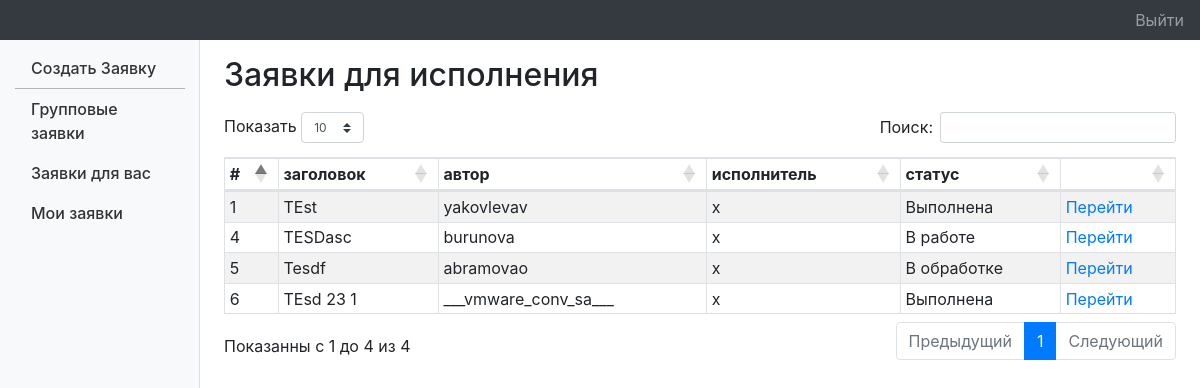
Page /maneger/ (signed in) on the earlier database version.
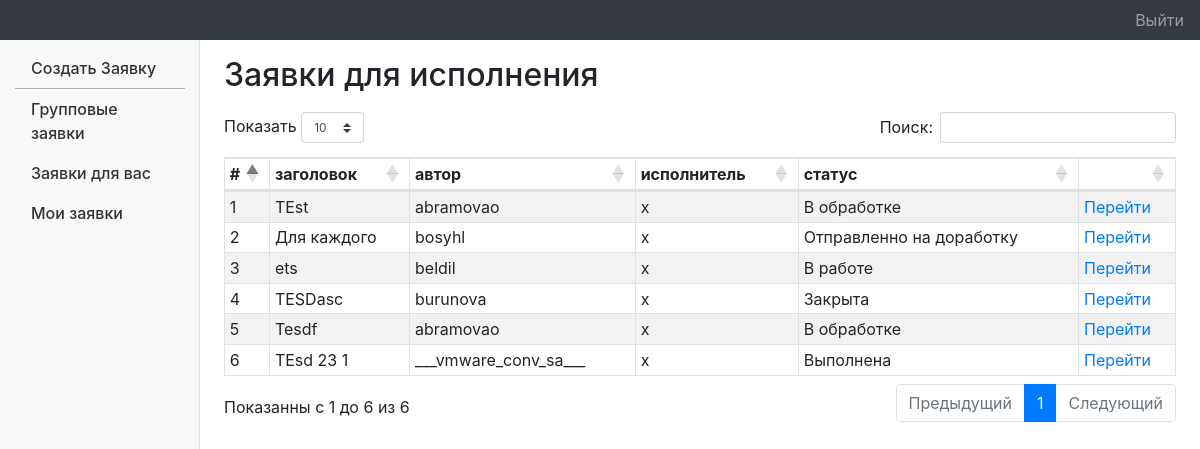
Same page on the later database version.
### Base/models.py (models this page shows, shortened)
class TicketBD(AbstractTicketBD):
    objects = TicketBDManeger()
    autors = models.ForeignKey(CustomUser, related_name='autorsCr', on_delete=models.DO_NOTHING,
                               verbose_name="Автор обращения",null=True)  # Автор обращения
    maneger = models.ForeignKey(CustomUser, related_name='manager_aCr', on_delete=models.DO_NOTHING, blank=True,
                                null=True, verbose_name="Ответственный")  # Ответственный
    groups = models.ForeignKey(CustomGroup, related_name='groups_aCr', on_delete=models.DO_NOTHING,
                               verbose_name="Отдел")  # Подразделения
    created_t = models.DateTimeField(auto_now_add=True)
    history = HistoricalRecords()
    @property
    def _history_user(self):
        return self.changed_by
    class Meta:
        ordering = ('created_t',)

class CustomUser(AbstractUser):
    groups = models.ManyToManyField(
        CustomGroup,
        verbose_name=_('groups'),
        blank=True,
        help_text=_(
            'The groups this user belongs to. A user will get all permissions '
            'granted to each of their groups.'
        ),
        related_name="user_set",
        related_query_name="user",
    )
    full_name=models.CharField(max_length=100,verbose_name="ФИО")

### Views/dasboard_views.py (the view)
# urls.py: path('maneger/', MenegerDashbourd.as_view(), name='maneger_list'),
class MenegerDashbourd(AbstractDashBourd):
    alert_str="Заявки для исполнения"
    def get_queryset(self):
        q = self.model.objects.get_article_user_maneger(self.request.user)
        return q

### Base/ticker_meneger.py (called while the page is built)
    def get_article_user_maneger(self, user):
        q = self.filter(maneger=user)
        return list(q)

### Base/ticket.py (called while the page is built)
    def searchTuple(self, tups, elem):
        return [a for i, a in (filter(lambda tup: elem in tup, tups))]

    def getStatus(self):
        return self.searchTuple(self.STATUS, self.status)[0]

### Views/dasboard_views.py (called while the page is built)
    def get_context_data(self, **kwargs):
        context = super().get_context_data(**kwargs)
        context["alert_str"]=self.alert_str
        context['title']=self.title
        return context

### core/templates/label/dashBoard.html (shortened to what this page needs)
{% extends   "label/base_menu.html" %}
{% load static %}
{% block extraCss %}
<link href="https://cdn.datatables.net/1.10.20/css/dataTables.bootstrap4.min.css" rel="stylesheet">
<link href="https://cdnjs.cloudflare.com/ajax/libs/twitter-bootstrap/4.1.3/css/bootstrap.css" rel="stylesheet">
<link href="{% static 'label/css/table.css' %}" rel="stylesheet">
{% endblock %}
{% block content %}
<main class="col-md-9 ml-sm-auto col-lg-10 pt-3 px-4" role="main">
    <h2> {{ alert_str }}</h2>
    <div class="table-responsive">
        <table class="table table-striped table-sm table-bordered" id="dasbord">
            <thead>
            <tr>
                <th>#</th>
                <th>заголовок</th>
                <th>автор</th>
                <th>исполнитель</th>
                <th>статус</th>
                <th></th>
            </tr>
            </thead>
            <tbody>
            {% for i in dash %}
            <tr>
                <td>
                    {{ i.pk }}
                </td>
                <td>{{ i.title }}</td>
                <td>{{ i.autors }}</td>
                <td>{{ i.maneger }}</td>
                <td>{{ i.getStatus }}</td>
                <td><a href="{% url 'ticket_detail' i.pk %}">Перейти</a></td>
            </tr>
            {% endfor %}
            </tbody>
        </table>
    </div>
    {% endblock %}

Differences in the rows shown:
changed TicketBD "TEst": autors "yakovlevav" → "abramovao"; getStatus "Выполнена" → "В обработке"
now on this page (row edited): TicketBD: pk "2", title "Для каждого", autors "bosyhl", maneger "x", getStatus "Отправленно на доработку"
now on this page (row edited): TicketBD: pk "3", title "ets", autors "beldil", maneger "x", getStatus "В работе"
changed TicketBD "TESDasc": getStatus "В работе" → "Закрыта"
Other differences:
text written by a page script: "Показать Поиск: Показанны с 1 до 4 из 4 Предыдущий 1 Следующий" → "Показать Поиск: Показанны с 1 до 6 из 6 Предыдущий 1 Следующий"
